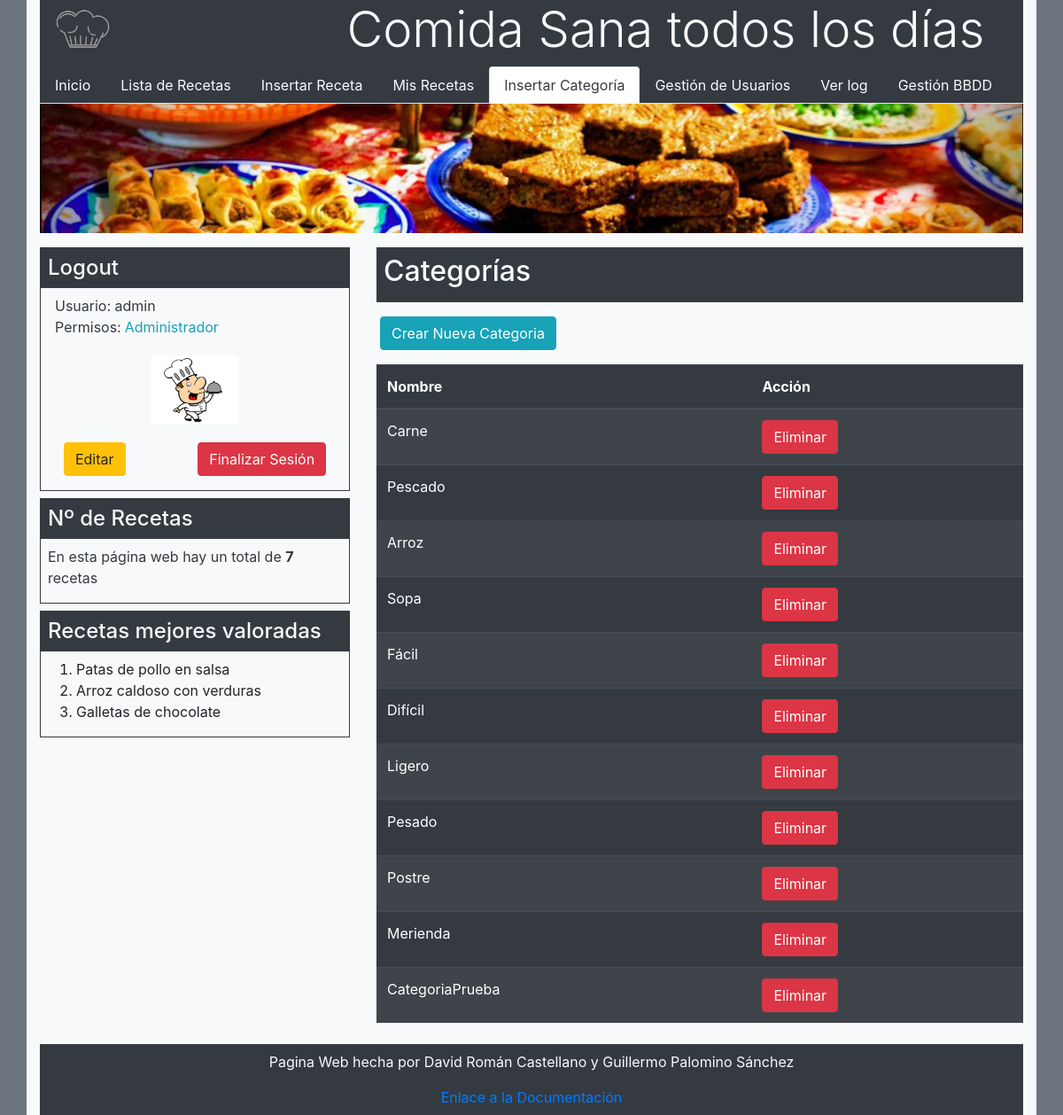
The page /insertarCategoria.php (signed in) on the database its author committed.
### tables this page shows
CREATE TABLE `usuarios` (
  `id` int(11) NOT NULL AUTO_INCREMENT,
  `nombre` varchar(200) NOT NULL,
  `apellidos` varchar(200) NOT NULL,
  `email` varchar(200) NOT NULL,
  `foto` varchar(200) DEFAULT NULL,
  `password` varchar(1000) NOT NULL,
  `tipo` varchar(100) NOT NULL,
  `usuario` varchar(100) NOT NULL,
  PRIMARY KEY (`id`)
);

CREATE TABLE `listacategorias` (
  `id` int(11) NOT NULL AUTO_INCREMENT,
  `nombre` varchar(45) NOT NULL,
  PRIMARY KEY (`id`)
);

### insertarCategoria.php (called while the page is built, shortened)
<?php
require "./html/html.php";
require "./db/dbfunciones.php";
$pagina = basename($_SERVER['PHP_SELF']);
HTMLinicio("Insertar Categoria| Comida Sana para todos los días");
$tipoUsuario = "";
if(isset($_SESSION["id"])){
   $db = DBconexion();
   $datosUsuario = DBgetUsuario($db, $_SESSION["id"]);
   $tipoUsuario = $datosUsuario["tipo"];
}else{
   $tipoUsuario = "visitante";
}
HTMLnav(4,$tipoUsuario);
HTMLlogout($datosUsuario,$pagina);
$numRecetas = DBgetNumRecetas();
HTMLwidget1($numRecetas);
$topRecetas = DBgetTopRecetas();
HTMLwidget2($topRecetas);
HTMLtituloContenido("Categorías");
HTMLbotonCrearCategoria();
$categorias = DBgetCategorias();
HTMLverCategorias($categorias);
HTMLfin();
?>

### db/dbfunciones.php (called while the page is built, shortened)
<?php
function DBconexion() {
$db = mysqli_connect(DB_HOST,DB_USER,DB_PASSWD,DB_DATABASE);
mysqli_set_charset($db,"utf8");
return $db;
}
function DBgetUsuario($db,$id){
   $prep = mysqli_prepare($db,"SELECT * FROM usuarios WHERE id=?");
   mysqli_stmt_bind_param($prep,'i',$id);
   if(mysqli_stmt_execute($prep)){
        mysqli_stmt_bind_result($prep,$uid,$unombre,$uapellidos,$uemail,$ufoto,$upassword,$utipo,$uusuario);
        if (mysqli_stmt_fetch($prep)) {
          $datosUsuario['id'] = $uid;
          $datosUsuario['nombre'] = $unombre;
          $datosUsuario['apellidos'] = $uapellidos;
          $datosUsuario['email'] = $uemail;
          $datosUsuario['foto'] = $ufoto;
          $datosUsuario['clave'] = $upassword;
          $datosUsuario['tipo'] = $utipo;
          $datosUsuario['usuario'] = $uusuario;
       }else
          $datosUsuario = false;
   }
   else
      $datosUsuario = false;
   return $datosUsuario;
}
function DBgetNumRecetas($cadenab=''){
   $db = DBconexion();
   $res = mysqli_query($db, 'SELECT COUNT(*) FROM receta $cadenab');
   $num = mysqli_fetch_row($res)[0];
   return $num;
}
function DBgetCategorias($id="0"){
   $db = DBconexion();
   if($id){
      $query = "SELECT nombre FROM listacategorias WHERE (listacategorias.id IN (SELECT categorias_id FROM categorias WHERE receta_id=$id))";
   }else{
      $query = "SELECT * FROM listacategorias";
   }
   $res = mysqli_query($db,$query);
   if($res){
      if (mysqli_num_rows($res)>0) {
        $tabla = mysqli_fetch_all($res,MYSQLI_ASSOC);
      } else {
        $tabla = [];
      }
    } else {
      $tabla = false;
    }
    return $tabla;
}
?>

### html/html.php (the view, shortened to what this page needs)
<?php
function HTMLinicio($titulo){
echo <<< HTML
   <!DOCTYPE html>
   <html lang="es">
   <head>
     <meta charset="UTF-8">
     <meta name="author" content="David Román Castellano | Guillermo Palomino Sánchez">
     <link rel="icon" type="image/png" href="./styles/img/pages/logo.png">
     <title>{$titulo}</title>
     <link rel="stylesheet" href="https://stackpath.bootstrapcdn.com/bootstrap/4.5.0/css/bootstrap.min.css">
     <link rel="stylesheet" href="./styles/valoracion.css">
   </head>
   <body>
      <div class="container-fluid bg-secondary">
         <div class="container bg-light">
            <header class="bg-dark">
               <div class="row">
                  <div class="col-md-1 text-light ml-2">
                     <img src="./styles/img/pages/logo.png" class="img-fluid mx-2"width="80px" alt="logo">
                  </div>
                  <div class="col-md-10 mx-auto text-light text-right">
                     <h1 class="display-4 ">Comida Sana todos los días</h1>
                  </div>
               </div>
            </header>
HTML;
}
function HTMLfin(){
echo <<< HTML
   <footer class="bg-dark text-center py-2 px-2">
      <p class="text-light">Pagina Web hecha por David Román Castellano y Guillermo Palomino Sánchez</p>
      <a href="./DocumentacionTW.pdf">Enlace a la Documentación</a>
   </footer>
</div>
</div>
</body>
</html>
HTML;
}
function  HTMLnav($opcionActiva,$tipoUsuario){
   $paginas = ["index.php","listaRecetas.php","insertarReceta.php","misRecetas.php","insertarCategoria.php","gestionUsuarios.php","log.php","gestionBBDD.php"];
    switch ($tipoUsuario) {
       case "administrador":
         $items = ["Inicio","Lista de Recetas","Insertar Receta","Mis Recetas","Insertar Categoría","Gestión de Usuarios","Ver log","Gestión BBDD"];
         break;
    }
echo <<< HTML
    <nav>
    <ul class="nav nav-tabs bg-dark">
HTML;
   foreach ($items as $p => $v) {
      if($p == $opcionActiva){
         echo "<li class='nav-item'>";
         echo "<a class='nav-link active text-dark' href='".$paginas[$p]."'>".$items[$p]."</a>";
         echo "</li>";
      }else{
         echo "<li class='nav-item'>";
         echo "<a class='nav-link text-light' href='".$paginas[$p]."'>".$items[$p]."</a>";
         echo "</li>";
      }
   }
echo <<< HTML
   </ul>
   </nav>
   <img src="./styles/img/pages/imgcabecera.PNG" class="img-fluid" alt="Responsive image">
HTML;
}
function HTMLlogout($datosUsuario,$pagina){
$tipo = $datosUsuario['tipo'];
$correo = $datosUsuario['email'];
$tipo = ucfirst($tipo);
echo <<< HTML
      <div class="row mt-2">
      <div class="col-md-4">
      <div class="border-dark border border-dark my-2">
         <h4 class="bg-dark text-light px-2 py-2">Logout</h4>
         <p class='text-dark mx-3 my-0'>Usuario: {$datosUsuario['usuario']}</p>
         <div class="row ml-3">
            <p class='text-dark'>Permisos:</p>
            <p class="text-info ml-1">{$tipo}</p>
         </div>
         <img src="{$datosUsuario['foto']}" width="100px"class= "rounded mx-auto d-block my-1" alt="Imagen del usuario">
         <div class="row" id="botones">
HTML;
   if($tipo == "Administrador"){
echo <<< HTML
      <form class="row my-3 mx-auto" action="./editarUsuario.php" method="post">
         <input type="hidden" name="id" value ='{$datosUsuario['id']}'></input>
         <input type="submit" class="btn btn-warning mx-auto" value="Editar" name="accion"/>
      </form>
HTML;
   }
echo <<< HTML
            <form action="./db/sesions.php" method="post" class=" row my-3 mx-auto">
               <input type="hidden" name="pagina" value=$pagina />
               <input type="hidden" name="correo" value=$correo />
              <input type="submit" class="btn btn-danger mx-auto" value="Finalizar Sesión" name="login"></input>
            </form>
         </div>
HTML;
      echo "<input type='hidden' name='idUsuario' value='".$datosUsuario["id"]."'/></form></div>";
}
function HTMLwidget1($numRecetas){
   echo <<< HTML
      <div class="border-dark border border-dark my-2">
         <h4 class="bg-dark text-light px-2 py-2">Nº de Recetas</h4>
         <p class="text-dark mx-2"> En esta página web hay un total de <b>{$numRecetas}</b> recetas</p>
      </div>
HTML;
}
function HTMLwidget2($topRecetas){
   echo <<< HTML
   <div class="border-dark border border-dark my-2">
      <h4 class="bg-dark text-light px-2 py-2">Recetas mejores valoradas</h4>
      <ol>
HTML;
   foreach ($topRecetas as $r) {
      echo "<li>".$r."</li>";
   }
   echo "</ol></div></div>";
}
function HTMLtituloContenido($titulo){
echo <<< HTML
   <div class="col-md-8 my-2">
      <div class="bg-dark px-2 py-2">
         <h2 class="display-5 text-light">$titulo</h2>
      </div>
HTML;
}
function HTMLbotonCrearCategoria(){
echo <<< HTML
   <form class="mx-1 my-3" action="editarCategoria.php" method="post">
         <input type="submit" class="btn btn-info" name="Crear" value="Crear Nueva Categoria"></input>
   </form>
HTML;
}
function HTMLverCategorias($categorias){
echo <<< HTML
   <table class="table table-striped table-dark">
      <thead>
         <tr>
            <th scope="col">Nombre</th>
            <th scope="col">Acción</th>
         </tr>
      </thead>
      <tbody>
HTML;
      foreach ($categorias as $c) {
      echo "<tr>";
      echo "<td>{$c['nombre']}</td>";
echo <<< HTML
      <td>
         <form class="mx-auto" action="editarCategoria.php" method="post">
            <input type="hidden" name="id" value="{$c['id']}">
            <input type="submit" class="btn btn-danger" name= "Eliminar" value="Eliminar"></input>
         </form>
      </td>
HTML;
      echo "</tr>";
      }
      echo "</tbody></table></div></div>";
}
?>

### rows shown on the page
usuarios: usuario "admin", tipo "Administrador", foto (placeholder picture)
listacategorias: nombre "Carne"
listacategorias: nombre "Pescado"
listacategorias: nombre "Arroz"
listacategorias: nombre "Sopa"
listacategorias: nombre "Fácil"
listacategorias: nombre "Difícil"
listacategorias: nombre "Ligero"
listacategorias: nombre "Pesado"
listacategorias: nombre "Postre"
listacategorias: nombre "Merienda"
listacategorias: nombre "CategoriaPrueba"

### other values the page prints
$items[$p] "Inicio"
$items[$p] "Lista de Recetas"
$items[$p] "Insertar Receta"
$items[$p] "Mis Recetas"
$items[$p] "Insertar Categoría"
$items[$p] "Gestión de Usuarios"
$items[$p] "Ver log"
$items[$p] "Gestión BBDD"
$numRecetas "7"
$r "Patas de pollo en salsa"
$r "Arroz caldoso con verduras"
$r "Galletas de chocolate"
$titulo "Categorías"
